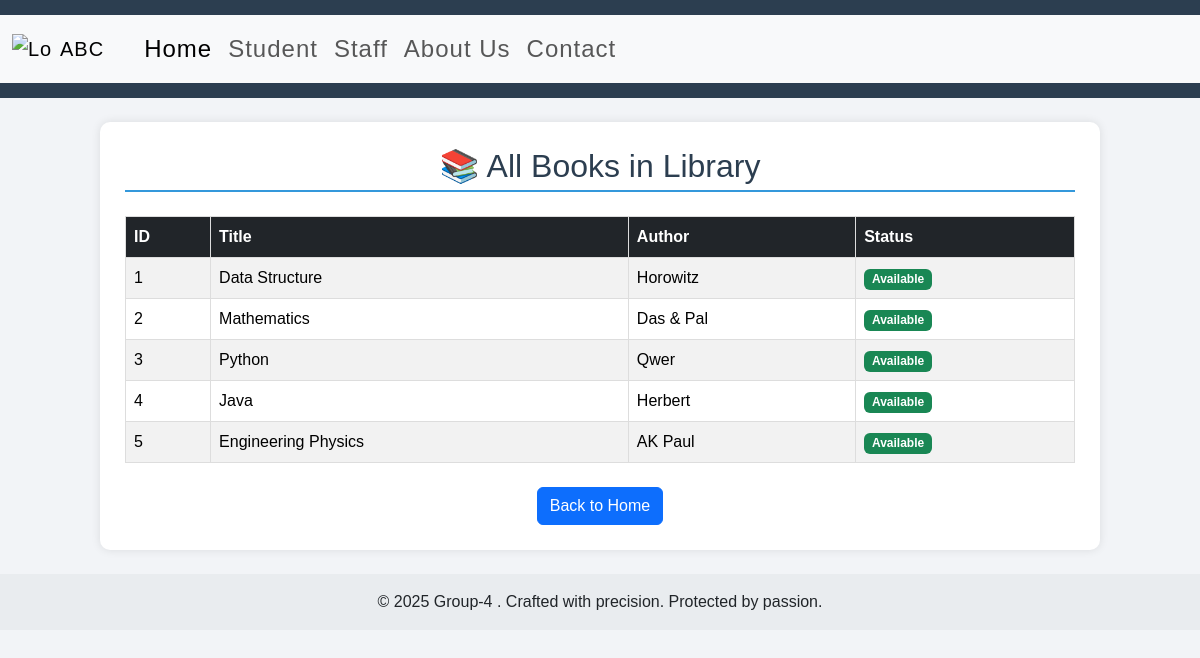
The app's page /books, older data.
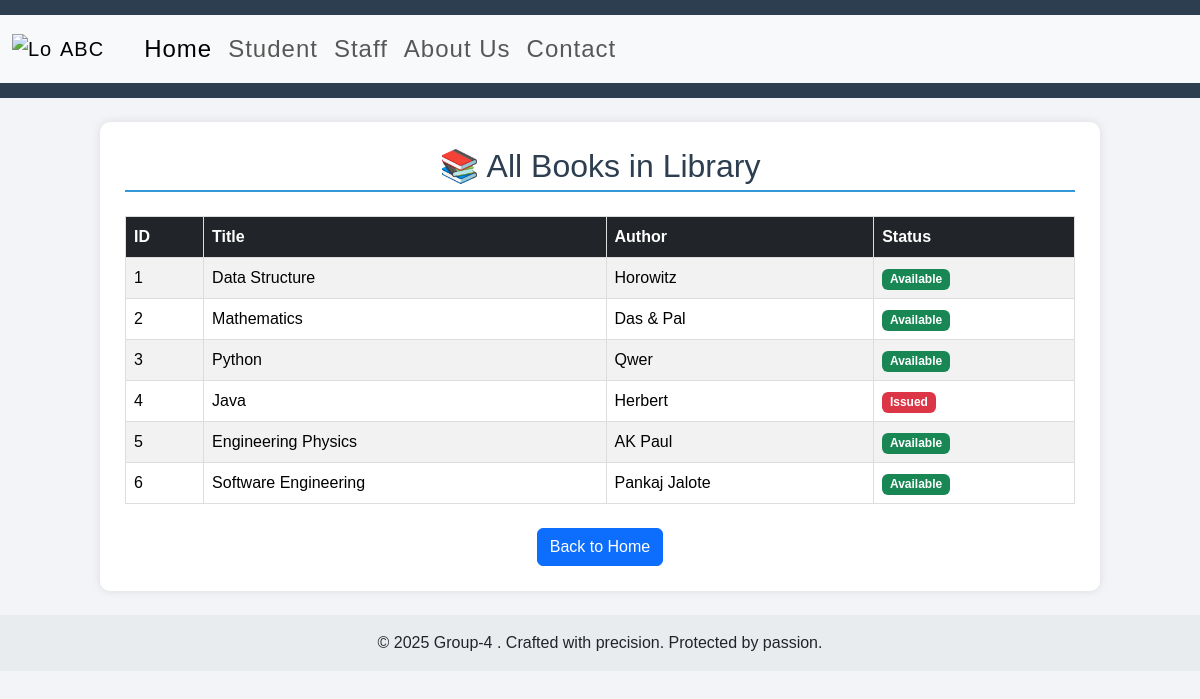
The same page, newer data.
### app.py (models this page shows)
class Book(db.Model):
    id = db.Column(db.Integer,primary_key=True)
    title = db.Column(db.String(50))
    author = db.Column(db.String(50))
    user = db.Column(db.String(10),default=None) #took
    date = db.Column(db.Date,default=None) #when

### app.py (the view)
@app.route("/books")
def View_Books():
    return render_template("books.html", books=Book.query.all())

### templates/books.html (shortened to what this page needs)
{% extends "base.html" %}
{% block b %}
<div class="container my-4">
    <h2 class="text-center mb-4">📚 All Books in Library</h2>
    {% if books %}
    <table class="table table-striped">
        <thead class="table-dark">
            <tr>
                <th>ID</th>
                <th>Title</th>
                <th>Author</th>
                <th>Status</th>
            </tr>
        </thead>
        <tbody>
            {% for book in books %}
            <tr>
                <td>{{ book.id }}</td>
                <td>{{ book.title }}</td>
                <td>{{ book.author }}</td>
                <td>
                    {% if book.user %}
                        <span class="badge bg-danger">Issued</span>
                    {% else %}
                        <span class="badge bg-success">Available</span>
                    {% endif %}
                </td>
            </tr>
            {% endfor %}
        </tbody>
    </table>
    {% else %}
    <div class="alert alert-info text-center">
        <h4>No books found in the library</h4>
        <p>Books will appear here once they are added to the database.</p>
    </div>
    {% endif %}
    <div class="text-center mt-4">
        <a href="/" class="btn btn-primary">Back to Home</a>
    </div>
</div>
{% endblock %}

### templates/base.html (shortened to what this page needs)
<!DOCTYPE html>
<html lang="en">
<head>
  <link href="https://cdn.jsdelivr.net/npm/bootstrap@5.3.7/dist/css/bootstrap.min.css" rel="stylesheet"
>
  <link rel="stylesheet" href="{{ url_for('static', filename='style.css') }}">
</head>
<header>
  <nav class="navbar navbar-expand-lg bg-body-tertiary">
    <div class="container-fluid">
      <a class="navbar-brand d-flex align-items-center" href="https://stcet.ac.in/">
        <img src="https://d2gg9evh47fn9z.cloudfront.net/800px_COLOURBOX10193260.jpg" alt="Logo" width="40" height="30"
          class="me-2">ABC
      </a>
      <div class="collapse navbar-collapse gap-2" id="mainNavbar">
        <div class="navbar-nav ms-3">
          <a class="nav-link active" aria-current="page" href="/">Home</a>
          <a class="nav-link" href="/student">Student</a>
          <a class="nav-link" href="/staff">Staff</a>
          <a class="nav-link" href="/abtus">About Us</a>
          <a class="nav-link" href="/cnt">Contact</a>
        </div>
      </div>
    </div>
  </nav>
</header>
<body>
  {% block b %}
  {% endblock b %}
</body>
<footer class="text-center py-3 bg-body-secondary">
  &copy; 2025 Group-4 . Crafted with precision. Protected by passion.
</footer>
</html>

### static/style.css (style rules this page uses)
body { font-family: 'Poppins', sans-serif; background: #f2f4f7; margin: 0; padding: 0; }
header { background: #2c3e50; color: #fff; padding: 15px 0; text-align: center; font-size: 24px; letter-spacing: 1px; }
.container { width: 90%; max-width: 1000px; margin: 30px auto; background: #fff; padding: 25px; border-radius: 10px; box-shadow: 0 0 10px rgba(0,0,0,0.1); }
h2 { color: #2c3e50; margin-bottom: 10px; border-bottom: 2px solid #3498db; padding-bottom: 5px; }
table { width: 100%; border-collapse: collapse; margin-top: 10px; }
th, td { border: 1px solid #ddd; text-align: left; padding: 10px; }
th { background-color: #3498db; color: white; }
tr:nth-child(even) { background-color: #f9f9f9; }

Row changes from the older to the newer data that the page shows:
changed Book "Java": user "Available" → "Issued"
added Book: id "6", title "Software Engineering", author "Pankaj Jalote", shows "Available"
